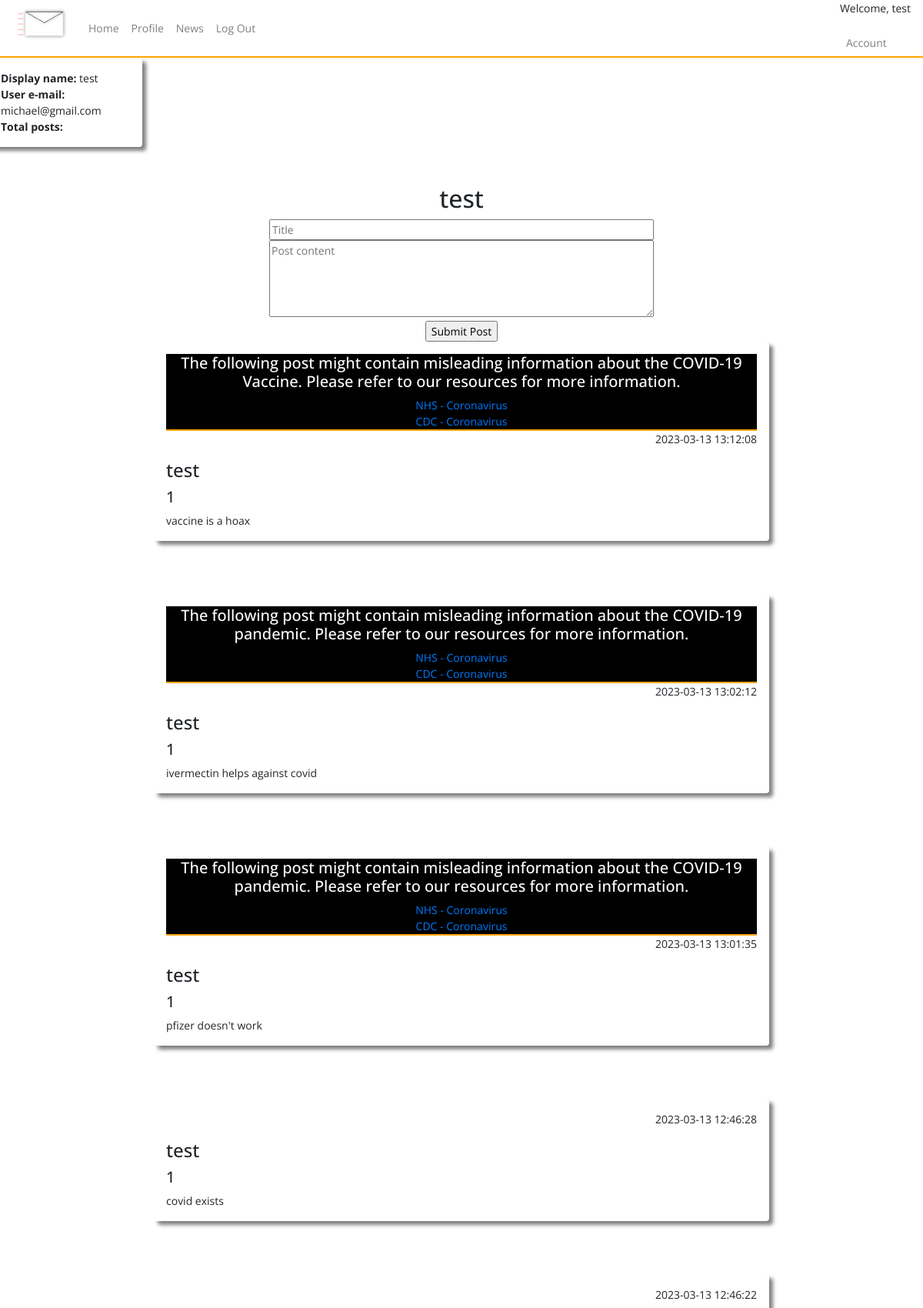
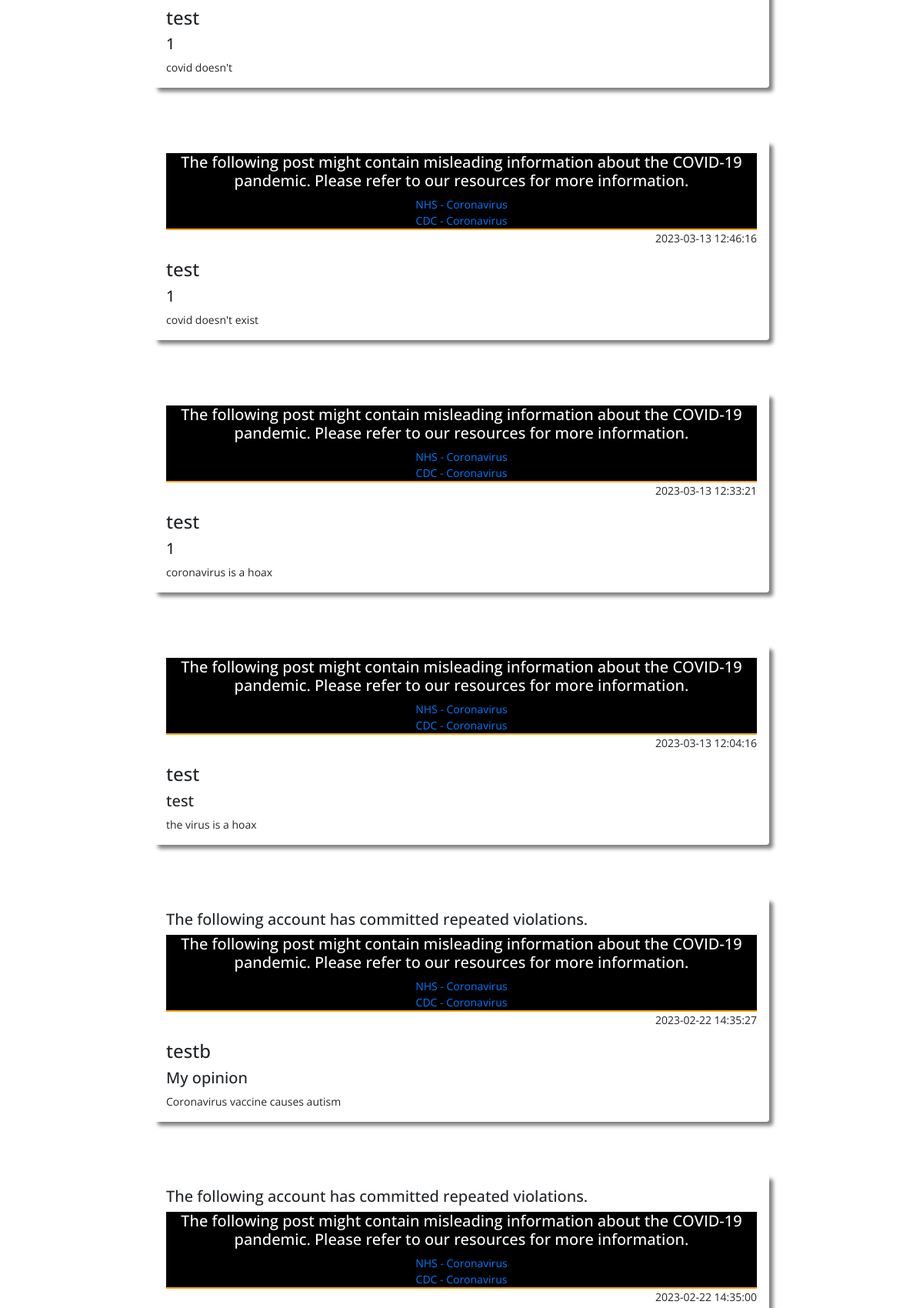
Page /index (signed in, upper part) on the committed database (2 pictures, top to bottom).
### tables this page shows
CREATE TABLE users (
    ID INTEGER PRIMARY KEY AUTOINCREMENT,
    username TEXT NOT NULL,
    password TEXT NOT NULL,
    email TEXT NOT NULL UNIQUE
, user_type VARCHAR, whitelisted text, blacklisted text);

CREATE TABLE posts (
    ID INTEGER PRIMARY KEY AUTOINCREMENT,
    title TEXT NOT NULL,
    content TEXT NOT NULL,
    by_user TEXT NOT NULL,
    created_at timestamp default current_timestamp
, userID integer, flag_covid text, blacklisted text, flag_vaccine text, flag_tests text, flag_cures text);

### app.py (the view)
@app.route("/index")
def posts():
   if not session.get('username'):
    return redirect(url_for('home'))
   posts=query_db('SELECT * FROM posts ORDER BY created_at DESC')
   user=query_db('SELECT * FROM users WHERE username = ?', [session['username']], True)
   return render_template('index.html', posts = posts, user = user)

### app.py (called while the page is built)
def query_db(query, args=(), one=False):
    con = g._database = sqlite3.connect(DATABASE)
    con.row_factory = sqlite3.Row
    cur = con.execute(query, args)
    rv = cur.fetchall()
    cur.close()
    return (rv[0] if rv else None) if one else rv

### templates/index.html (shortened to what this page needs)
{% include "layout.html" %}
{% include "nav.html" %}
<body>
<div class="row h-500 acc_snippet">
  <div class="col-4 shadow p-3 mb-5 rounded">
      <b>Display name:</b> {{ user.username }}<br>
      <b>User e-mail:</b> {{ user.email }}<br>
      <b>Total posts:</b>
  </div>
</div>
<div class="container-fluid create-post">
  <div class="row h-500">
    <div class="col">
      <h2>{{session.username}}</h2>
      <form action="{{ url_for('post_submit') }}" method="POST" id="post_form">
        <input type="text" placeholder="Title" name="title" style="width: 500px" required/><br>
        <textarea placeholder="Post content" form="post_form" name="content" style="height: 100px; width: 500px" required></textarea>
        <br/>
        <input type="submit" value="Submit Post" />
      </form>
</div>
</div>
</div>
    {% for post in posts %}
    <div class="shadow mx-auto posts p-3 mb-5 rounded">
    {% if post.blacklisted == "yes" %}
    <h5>The following account has committed repeated violations.</h5>
    {% endif %}
    {% if post.flag_covid == "yes" %}
    <div class="flagged_post">
      <h5>The following post might contain misleading information about the COVID-19 pandemic. Please refer to our resources for more information.</h5>
      <a href="https://www.nhs.uk/conditions/coronavirus-covid-19/">NHS - Coronavirus </a><br>
      <a href="https://www.cdc.gov/coronavirus/2019-ncov/index.html">CDC - Coronavirus</a>
    </div>
    {% endif %}
    {% if post.flag_vaccine == "yes" %}
    <div class="flagged_post">
      <h5>The following post might contain misleading information about the COVID-19 Vaccine. Please refer to our resources for more information.</h5>
      <a href="https://www.nhs.uk/conditions/coronavirus-covid-19/">NHS - Coronavirus </a><br>
      <a href="https://www.cdc.gov/coronavirus/2019-ncov/index.html">CDC - Coronavirus</a>
    </div>
    {% endif %}
    <p align="right">{{  post.created_at  }}</p>
    <h4>{{ post.by_user }}</h4>
    <h5>{{ post.title }}</h5>
    {{ post.content }}<br/>
    </div>
    <br/>
    {% endfor %}
</body>

### templates/layout.html (shortened to what this page needs)
<!doctype html>
<head>
  <link href="{{ url_for('static', filename='css/bootstrap.min.css') }}" rel="stylesheet">
  <link href="{{ url_for('static', filename='css/style.css') }}" rel="stylesheet">
  <link href="https://cdnjs.cloudflare.com/ajax/libs/toastr.js/latest/toastr.min.css" rel="stylesheet">
</head>

### templates/nav.html (shortened to what this page needs)
<nav class="navbar nav-main navbar-expand-lg navbar-light">
    <a class="navbar-brand">
      <img src="{{url_for('static', filename='assets/logo.png')}}" alt="logo" style="height: 75px;">
    </a>
    <div class="collapse navbar-collapse" id="navbarNav">
      <ul class="navbar-nav">
        <li class="nav-item">
          <a class="nav-link" href="{{ url_for('posts') }}">Home</a>
        </li>
        <li class="nav-item">
          <a class="nav-link" href="{{ url_for('profile') }}">Profile</a>
        </li>
        <li class="nav-item">
          <a class="nav-link" href="{{ url_for('news') }}">News</a>
        </li>
        <li class="nav-item">
          <a class="nav-link" href="{{ url_for('logout') }}">Log Out</a>
        </li>
      </ul>
    </div>
    <div class="welcome-session">
      <p>Welcome, {{session.username}}</p>
      <ul class="navbar-nav">
        <li class="nav-item">
          <a class="nav-link" href="{{ url_for('account_settings') }}">Account</a>
        </li>
      </ul>
    </div>
  </nav>

### static/css/style.css (style rules this page uses)
body { font-family: 'Open Sans', sans-serif; font-weight: 400px; font-size: 14px; }
.shadow { box-shadow: 5px 5px 5px grey; }
.posts { width: 800px; }
.create-post { margin-left: auto; margin-right: auto; justify-content: center; text-align: center; padding-top: -20px; }
.nav-main { background-color: rgb(255, 255, 255); border-bottom: 2px solid orange; height: 75px; }
.welcome-session { text-align: right; }
.acc_snippet { width: 50%; }
.flagged_post { text-align: center; background-color: black; color: white; border-bottom: 2px solid orange; height: auto; width: auto; }

### rows in the picture
users: username "test", email "michael@gmail.com"
posts: flag_vaccine "NHS - Coronavirus", created_at "2023-03-13 13:12:08", by_user "test", title "1", content "vaccine is a hoax"
posts: flag_covid "NHS - Coronavirus", created_at "2023-03-13 13:02:12", by_user "test", title "1", content "ivermectin helps against covid"
posts: flag_covid "NHS - Coronavirus", created_at "2023-03-13 13:01:35", by_user "test", title "1", content "pfizer doesn't work"
posts: created_at "2023-03-13 12:46:28", by_user "test", title "1", content "covid exists"
posts: created_at "2023-03-13 12:46:22", by_user "test", title "1", content "covid doesn't"
posts: flag_covid "NHS - Coronavirus", created_at "2023-03-13 12:46:16", by_user "test", title "1", content "covid doesn't exist"
posts: flag_covid "NHS - Coronavirus", created_at "2023-03-13 12:33:21", by_user "test", title "1", content "coronavirus is a hoax"
posts: flag_covid "NHS - Coronavirus", created_at "2023-03-13 12:04:16", by_user "test", title "test", content "the virus is a hoax"
posts: shows "The following account has committed repeated violations.", flag_covid "NHS - Coronavirus", created_at "2023-02-22 14:35:27", by_user "testb", title "My opinion", content "Coronavirus vaccine causes autism"
posts: shows "The following account has committed repeated violations.", flag_covid "NHS - Coronavirus", created_at "2023-02-22 14:35:00"

### other values in the picture
{{ session.username }} "test"
